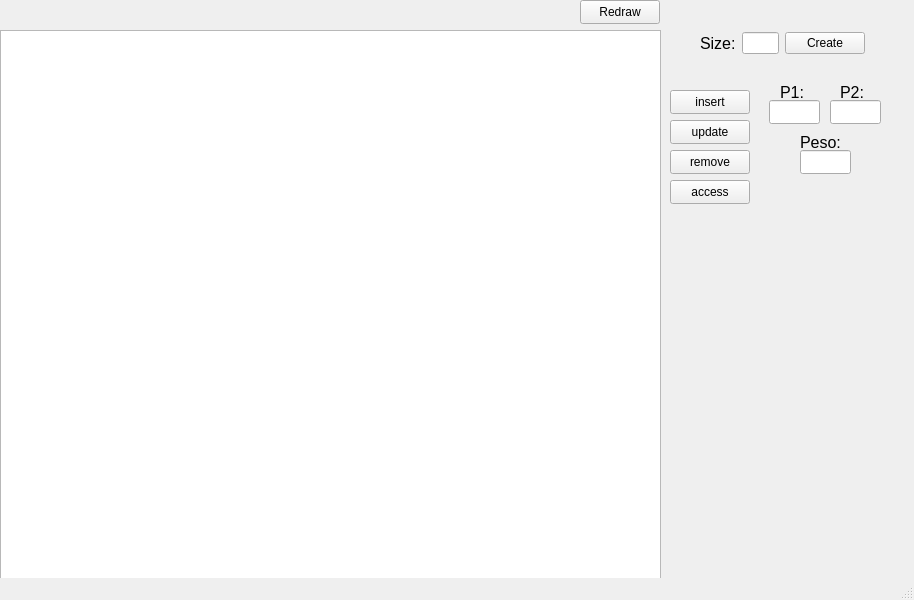
<?xml version="1.0" encoding="UTF-8"?>
<ui version="4.0">
 <class>MainWindow</class>
 <widget class="QMainWindow" name="MainWindow">
  <property name="geometry">
   <rect>
    <x>0</x>
    <y>0</y>
    <width>914</width>
    <height>600</height>
   </rect>
  </property>
  <property name="windowTitle">
   <string>MainWindow</string>
  </property>
  <widget class="QWidget" name="centralwidget">
   <widget class="QGraphicsView" name="graphicsView">
    <property name="geometry">
     <rect>
      <x>0</x>
      <y>30</y>
      <width>661</width>
      <height>551</height>
     </rect>
    </property>
   </widget>
   <widget class="QPushButton" name="pushButton">
    <property name="geometry">
     <rect>
      <x>580</x>
      <y>0</y>
      <width>80</width>
      <height>24</height>
     </rect>
    </property>
    <property name="text">
     <string>Redraw</string>
    </property>
   </widget>
   <widget class="QLineEdit" name="lineEditPosition1">
    <property name="geometry">
     <rect>
      <x>769</x>
      <y>100</y>
      <width>51</width>
      <height>24</height>
     </rect>
    </property>
   </widget>
   <widget class="QLineEdit" name="lineEditPosition2">
    <property name="geometry">
     <rect>
      <x>830</x>
      <y>100</y>
      <width>51</width>
      <height>24</height>
     </rect>
    </property>
   </widget>
   <widget class="QLabel" name="label_2">
    <property name="geometry">
     <rect>
      <x>780</x>
      <y>80</y>
      <width>31</width>
      <height>24</height>
     </rect>
    </property>
    <property name="font">
     <font>
      <pointsize>12</pointsize>
     </font>
    </property>
    <property name="text">
     <string>P1:</string>
    </property>
   </widget>
   <widget class="QLabel" name="label_3">
    <property name="geometry">
     <rect>
      <x>840</x>
      <y>80</y>
      <width>31</width>
      <height>24</height>
     </rect>
    </property>
    <property name="font">
     <font>
      <pointsize>12</pointsize>
     </font>
    </property>
    <property name="text">
     <string>P2:</string>
    </property>
   </widget>
   <widget class="QLabel" name="label_4">
    <property name="geometry">
     <rect>
      <x>800</x>
      <y>130</y>
      <width>51</width>
      <height>24</height>
     </rect>
    </property>
    <property name="font">
     <font>
      <pointsize>12</pointsize>
     </font>
    </property>
    <property name="text">
     <string>Peso:</string>
    </property>
   </widget>
   <widget class="QLineEdit" name="lineEditWeight">
    <property name="geometry">
     <rect>
      <x>800</x>
      <y>150</y>
      <width>51</width>
      <height>24</height>
     </rect>
    </property>
   </widget>
   <widget class="QPushButton" name="pushButtonInsert">
    <property name="geometry">
     <rect>
      <x>670</x>
      <y>90</y>
      <width>80</width>
      <height>24</height>
     </rect>
    </property>
    <property name="text">
     <string>insert</string>
    </property>
   </widget>
   <widget class="QPushButton" name="pushButtonAccess">
    <property name="geometry">
     <rect>
      <x>670</x>
      <y>180</y>
      <width>80</width>
      <height>24</height>
     </rect>
    </property>
    <property name="text">
     <string>access</string>
    </property>
   </widget>
   <widget class="QPushButton" name="pushButtonRemove">
    <property name="geometry">
     <rect>
      <x>670</x>
      <y>150</y>
      <width>80</width>
      <height>24</height>
     </rect>
    </property>
    <property name="text">
     <string>remove</string>
    </property>
   </widget>
   <widget class="QPushButton" name="pushButtonUpdate">
    <property name="geometry">
     <rect>
      <x>670</x>
      <y>120</y>
      <width>80</width>
      <height>24</height>
     </rect>
    </property>
    <property name="text">
     <string>update</string>
    </property>
   </widget>
   <widget class="QWidget" name="layoutWidget">
    <property name="geometry">
     <rect>
      <x>700</x>
      <y>30</y>
      <width>165</width>
      <height>26</height>
     </rect>
    </property>
    <layout class="QHBoxLayout" name="horizontalLayout">
     <item>
      <widget class="QLabel" name="label">
       <property name="font">
        <font>
         <pointsize>12</pointsize>
        </font>
       </property>
       <property name="text">
        <string>Size:</string>
       </property>
      </widget>
     </item>
     <item>
      <widget class="QLineEdit" name="lineEditSize"/>
     </item>
     <item>
      <widget class="QPushButton" name="pushButtonCreate">
       <property name="text">
        <string>Create</string>
       </property>
      </widget>
     </item>
    </layout>
   </widget>
  </widget>
  <widget class="QMenuBar" name="menubar">
   <property name="geometry">
    <rect>
     <x>0</x>
     <y>0</y>
     <width>914</width>
     <height>21</height>
    </rect>
   </property>
  </widget>
  <widget class="QStatusBar" name="statusbar"/>
 </widget>
 <resources/>
 <connections/>
</ui>
